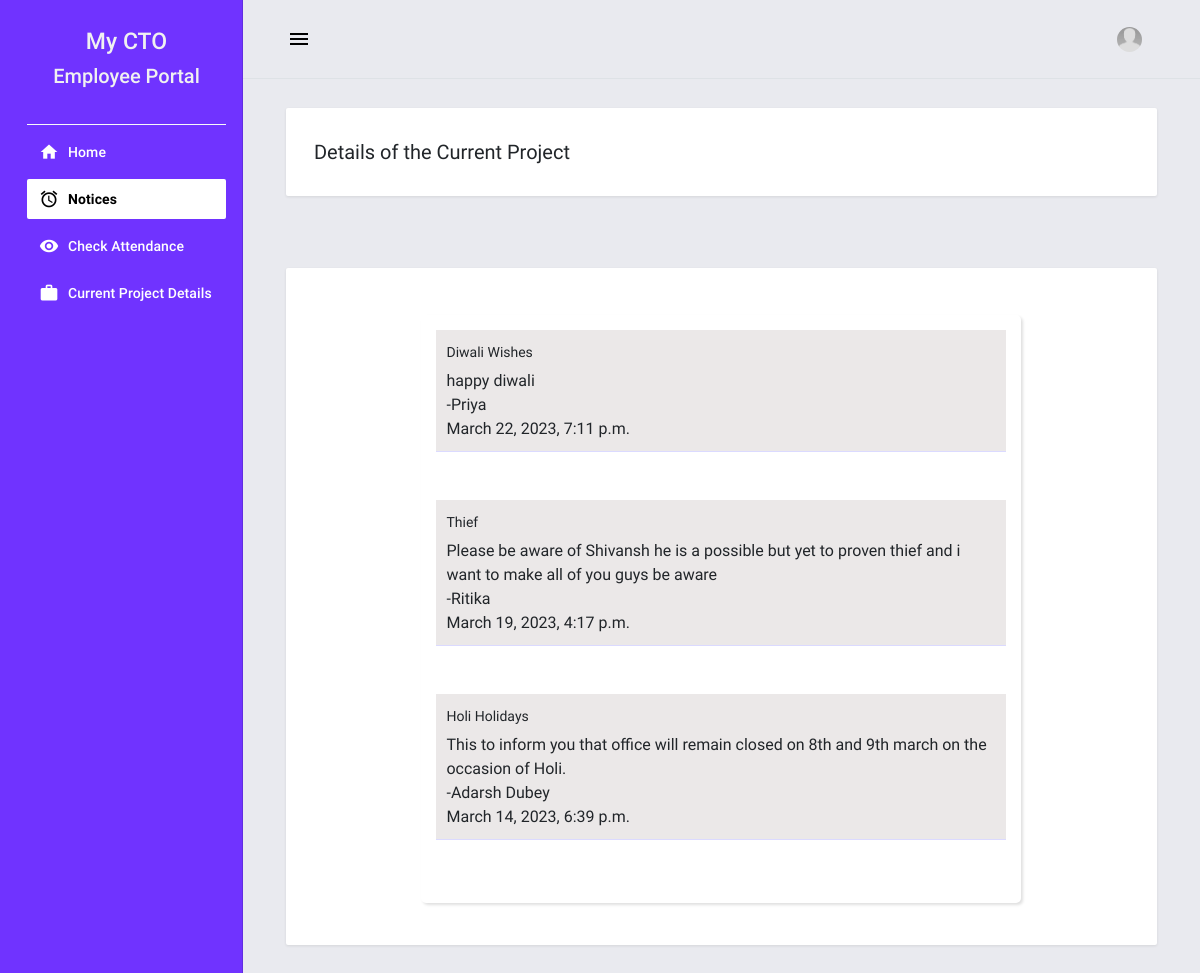
The page /notices_emp on the database as committed earlier.
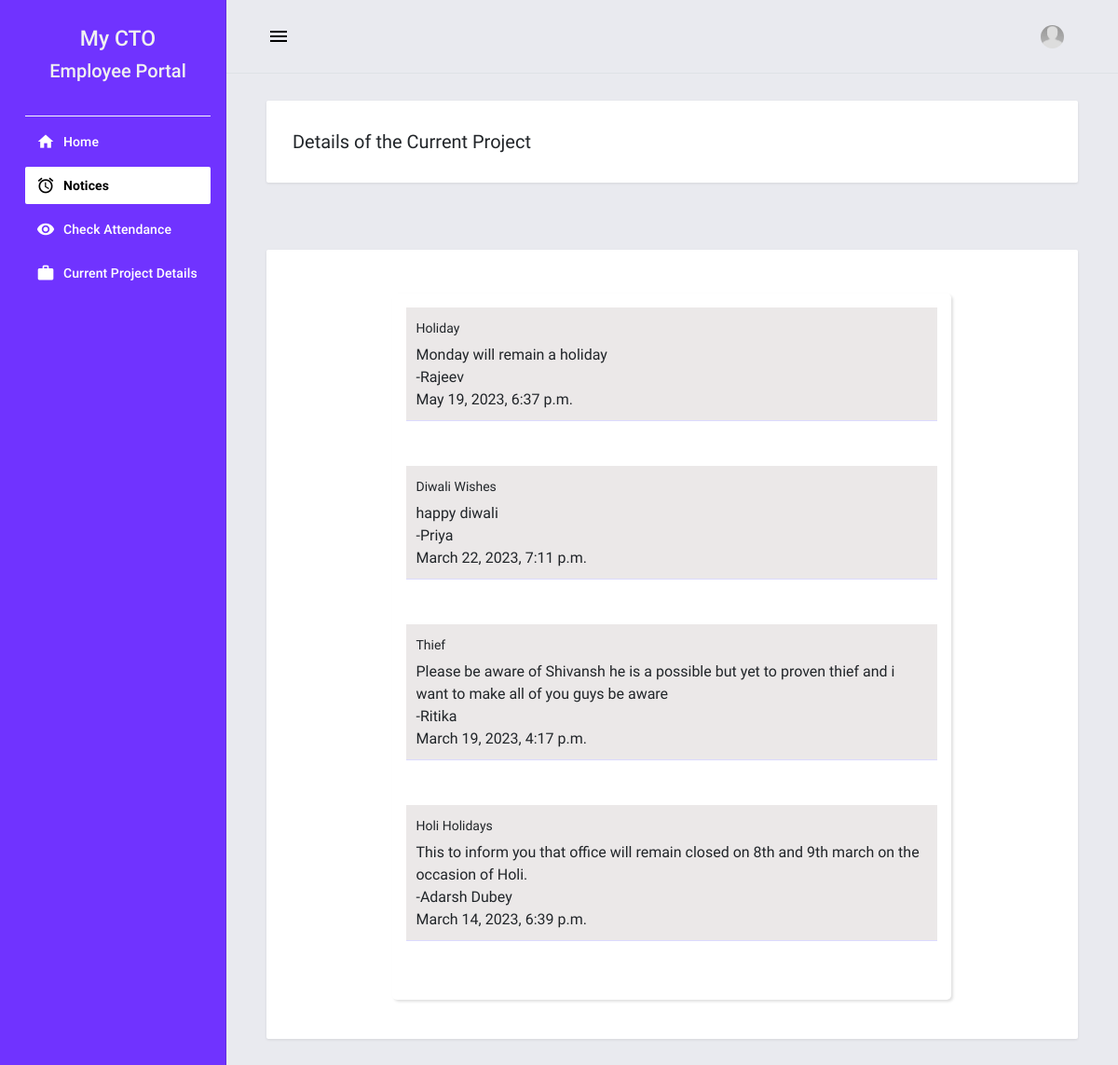
The same page on the database as committed later.
### employee_information/models.py (models this page shows)
class notification(models.Model):
    name=models.CharField(max_length=255)
    subject=models.CharField(max_length=255)
    message=models.TextField(blank=True)
    time=models.DateTimeField(default=now)

### employeeview/views.py (the view)
# urls.py: path('notices_emp',views.notices_emp,name="notices_emp"),
def notices_emp(request):
    context={
        'notices':notification.objects.order_by('-time')
    }
    return render(request,'employee_view/notices.html',context)

### employee_information/templates/employee_view/notices.html (shortened to what this page needs)
{% extends "employee_view/base.html" %} {% load humanize %} {% block pageContent %}
<div class="mdc-layout-grid__cell stretch-card mdc-layout-grid__cell--span-12">
    <div class="mdc-card">
        <div class="d-flex justify-content-between">
            <h4 class="card-title mb-0">Details of the Current Project</h4>
        </div>
    </div>
</div>
<br>
<div class="mdc-layout-grid__cell stretch-card mdc-layout-grid__cell--span-12">
    <div class="mdc-card">
<div class="wrapper">
	<div class="notification_wrap">
		<div class="dropdown">
            {% for notice in notices %}
             {% if count is 0 %}
             <div class="notify_item">
                 <p>No new notifications</p>
             </div>
            {% else %}
			<div class="notify_item">
				<div class="notify_info">
					<p>{{notice.subject}} </p>
					<span class="notify_time">{{notice.message}}</span>
				</div>
                <div class="notify_img">
					-{{notice.name}}
				</div>
                <div class="notify_time">
					{{notice.time}}
				</div>
			</div>
            <br>
            <br>
            {% endif %}
			{% endfor %}
		</div>
	</div>
</div>
</div>
</div>
     <br>
{% endblock pageContent %}

Rows that differ between the two databases and show on the page:
added notification: subject "Holiday", message "Monday will remain a holiday", name "Rajeev", time "May 19, 2023, 6:37 p.m."
